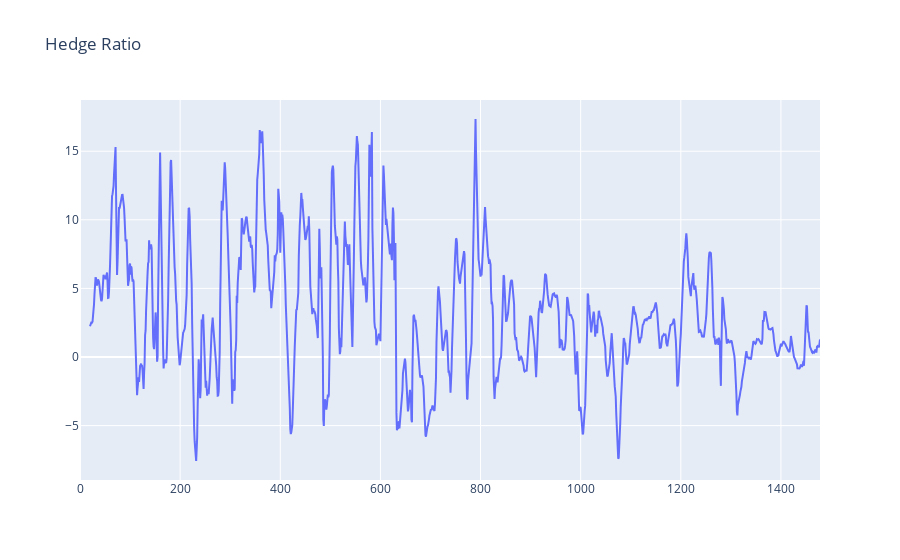

Here is the notebook cell this chart was saved with:
### Code cell
fig = go.Figure()
fig.add_trace(
    go.Scatter(x=np.arange(len(hedge_ratio)), y=hedge_ratio, mode="lines", name="lines")
)
fig.update_layout(title=dict(text="Hedge Ratio"))

### Figure 1 — Plotly figure (JSON) as saved in the notebook; plotly's stock layout.template omitted (floating-point values rounded to 4 significant figures; data arrays with more than 128 entries replaced by an {"elided": "..."} marker saying what was removed)
{"data": [{"mode": "lines", "name": "lines", "type": "scatter", "x": {"elided": "1479 int values"}, "y": {"elided": "1479 float values"}}], "layout": {"title": {"text": "Hedge Ratio"}}}
